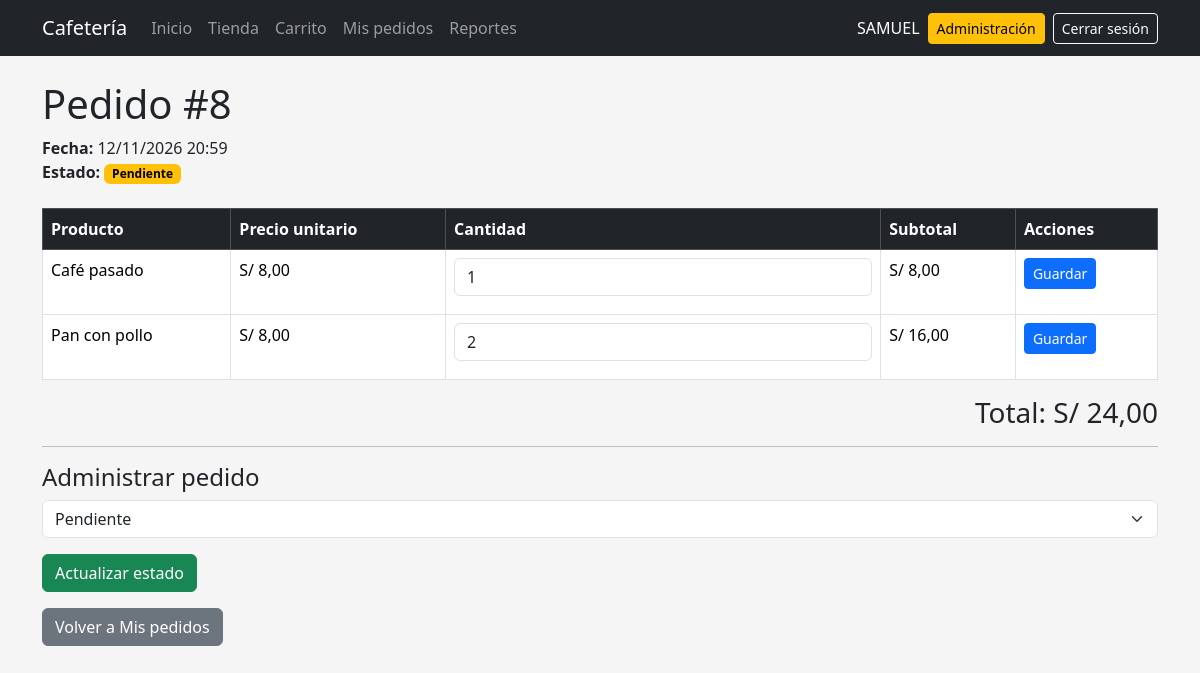
The app's page /pedido/8/ (signed in), older data.
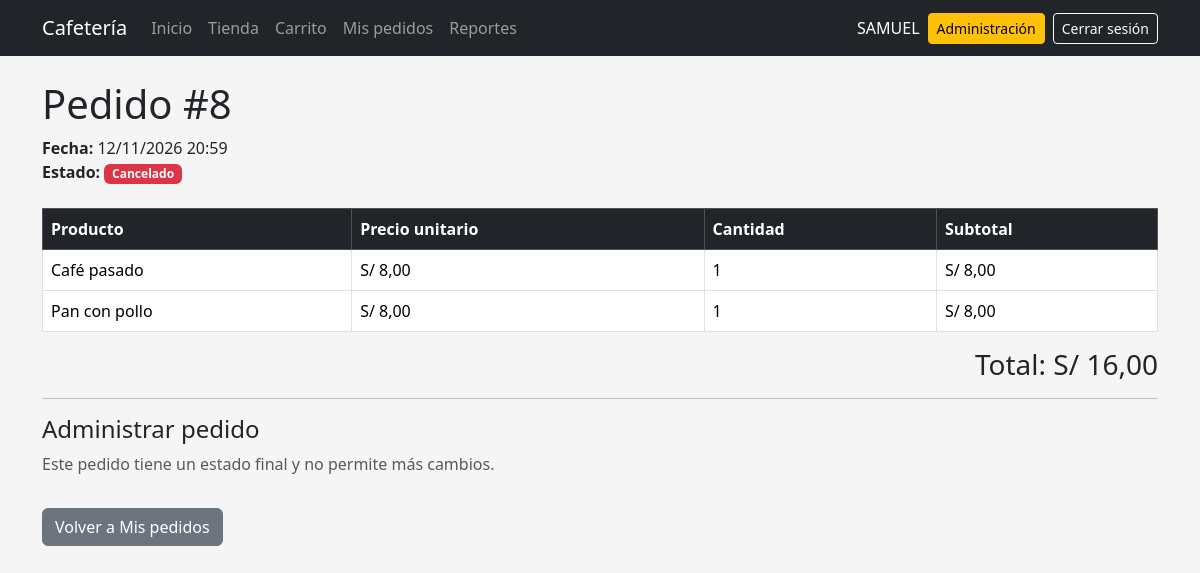
The same page, newer data.
### pedidos/models.py (models this page shows, shortened)
class DetallePedido(models.Model):
    pedido = models.ForeignKey(
        Pedido,
        on_delete=models.CASCADE,
        related_name="detalles",
    )
    producto = models.ForeignKey(
        Producto,
        on_delete=models.CASCADE,
        related_name="detalles_pedido",
    )
    cantidad = models.PositiveIntegerField(
        default=1
    )
    precio_unitario = models.DecimalField(
        max_digits=8,
        decimal_places=2,
        default=0,
    )
    @property
    def subtotal(self):
        return self.precio_unitario * self.cantidad
    class Meta:
        verbose_name = "Detalle de pedido"
        verbose_name_plural = "Detalles de pedido"

class Pedido(models.Model):
    class Estado(models.TextChoices):
        PENDIENTE = "PENDIENTE", "Pendiente"
        PREPARACION = "PREPARACION", "En preparación"
        ATENDIDO = "ATENDIDO", "Atendido"
        CANCELADO = "CANCELADO", "Cancelado"
    usuario = models.ForeignKey(
        settings.AUTH_USER_MODEL,
        on_delete=models.CASCADE,
        related_name="pedidos",
    )
    fecha = models.DateTimeField(auto_now_add=True)
    total = models.DecimalField(
        max_digits=10,
        decimal_places=2,
        default=0,
    )
    estado = models.CharField(
        max_length=20,
        choices=Estado.choices,
        default=Estado.PENDIENTE,
    )
    inventario_devuelto = models.BooleanField(default=False)
    def estados_siguientes(self):
        transiciones = {
            self.Estado.PENDIENTE: [
                self.Estado.PREPARACION,
                self.Estado.CANCELADO,
            ],
            self.Estado.PREPARACION: [
                self.Estado.ATENDIDO,
                self.Estado.CANCELADO,
            ],
            self.Estado.ATENDIDO: [],
            self.Estado.CANCELADO: [],
        }
        return transiciones.get(self.estado, [])
    class Meta:
        ordering = ["-fecha"]

class Producto(models.Model):
    nombre = models.CharField(max_length=100)
    descripcion = models.TextField(blank=True)
    categoria = models.ForeignKey(
        Categoria,
        on_delete=models.SET_NULL,
        null=True,
        blank=True,
        related_name="productos",
    )
    precio = models.DecimalField(
        max_digits=8,
        decimal_places=2,
    )
    stock = models.PositiveIntegerField(default=0)
    imagen = models.ImageField(
        upload_to="productos/",
        blank=True,
    )
    activo = models.BooleanField(default=True)
    class Meta:
        ordering = ["nombre"]

### pedidos/views.py (the view)
@login_required
def detalle_pedido(request, pedido_id):
    if request.user.is_staff:
        pedido = get_object_or_404(
            Pedido,
            id=pedido_id,
        )
    else:
        pedido = get_object_or_404(
            Pedido,
            id=pedido_id,
            usuario=request.user,
        )
    detalles = (
        pedido.detalles
        .select_related("producto")
        .all()
    )
    es_administrador = request.user.is_staff
    if es_administrador:
        for detalle in detalles:
            detalle.formulario = CantidadDetalleForm(
                instance=detalle
            )
        formulario_estado = PedidoEstadoForm(
            pedido=pedido,
            initial={
                "estado": pedido.estado,
            },
        )
    else:
        formulario_estado = None
    return render(
        request,
        "pedidos/detalle.html",
        {
            "pedido": pedido,
            "detalles": detalles,
            "es_administrador": es_administrador,
            "formulario_estado": formulario_estado,
        },
    )

### pedidos/forms.py (shortened to what this page needs)
class PedidoEstadoForm(forms.Form):
    estado = forms.ChoiceField(
        label="Cambiar estado",
        choices=Pedido.Estado.choices,
        widget=forms.Select(attrs={"class": "form-select"})
    )
    def __init__(self, *args, pedido=None, **kwargs):
        super().__init__(*args, **kwargs)
        self.pedido = pedido
        if self.pedido is not None:
            estados_permitidos = [
                self.pedido.estado,
                *self.pedido.estados_siguientes(),
            ]
            self.fields["estado"].choices = [
                (valor, etiqueta)
                for valor, etiqueta in Pedido.Estado.choices
                if valor in estados_permitidos
            ]

### pedidos/templates/pedidos/detalle.html (shortened to what this page needs)
{% extends "base.html" %}
{% block content %}
<h1>Pedido #{{ pedido.id }}</h1>
<div class="mb-4">
    <strong>Fecha:</strong>
    {{ pedido.fecha|date:"d/m/Y H:i" }}
    <br>
    <strong>Estado:</strong>
    {% include "pedidos/_estado_badge.html" with pedido=pedido %}
</div>
<div class="table-responsive">
    <table class="table table-bordered">
        <thead class="table-dark">
            <tr>
                <th>Producto</th>
                <th>Precio unitario</th>
                <th>Cantidad</th>
                <th>Subtotal</th>
                {% if es_administrador and pedido.estado == "PENDIENTE" %}
                    <th>Acciones</th>
                {% endif %}
            </tr>
        </thead>
        <tbody>
            {% for detalle in detalles %}
            <tr>
                <td>
                    {{ detalle.producto.nombre }}
                </td>
                <td>
                    S/ {{ detalle.precio_unitario }}
                </td>
                <td>
                    {% if es_administrador and pedido.estado == "PENDIENTE" %}
                        <form method="POST"
                              action="{% url 'editar_cantidad_pedido' pedido.id detalle.id %}">
                            {{ detalle.formulario.cantidad }}
                    {% else %}
                        {{ detalle.cantidad }}
                    {% endif %}
                </td>
                <td>
                    S/ {{ detalle.subtotal }}
                </td>
                {% if es_administrador and pedido.estado == "PENDIENTE" %}
                    <td>
                            <button type="submit" class="btn btn-primary btn-sm">
                                Guardar
                            </button>
                    </td>
                {% endif %}
            </tr>
            {% empty %}
            <tr>
                <td colspan="5" class="text-center">
                    No existen productos.
                </td>
            </tr>
            {% endfor %}
        </tbody>
    </table>
</div>
<div class="text-end">
    <h3>
        Total: S/ {{ pedido.total }}
    </h3>
</div>
{% if es_administrador %}
    <hr>
    <h4>Administrar pedido</h4>
    {% if formulario_estado.fields.estado %}
        {% if formulario_estado.fields.estado.choices|length > 1 %}
            <form method="POST"
                  action="{% url 'cambiar_estado_pedido' pedido.id %}">
                <div class="mb-3">
                    {{ formulario_estado.estado }}
                </div>
                <button type="submit" class="btn btn-success">
                    Actualizar estado
                </button>
            </form>
        {% else %}
            <p class="text-muted">
                Este pedido tiene un estado final y no permite más cambios.
            </p>
        {% endif %}
    {% endif %}
{% endif %}
<a href="{% url 'mis_pedidos' %}" class="btn btn-secondary mt-3">
    Volver a Mis pedidos
</a>
{% endblock %}

Row changes from the older to the newer data that the page shows:
changed Pedido id 8: estado "PENDIENTE" → "CANCELADO" (drawn); total "24,00" → "16,00"
changed DetallePedido "Pan con pollo": subtotal "16,00" → "8,00"; cantidad "2" → "1"
Text that changed along with them:
form field estado: "Pendiente" → (not shown)
text no longer shown: "Pendiente Acciones Actualizar estado"
text now shown: "Cancelado Este pedido tiene un estado final y no permite más cambios."
